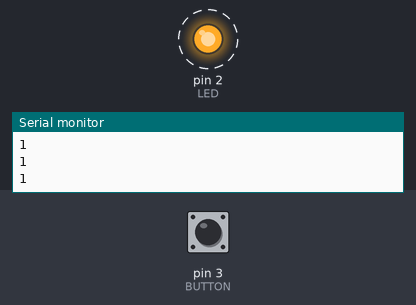
Simulated run of this sketch. Board: Arduino Uno, built with avr-gcc and run on an emulated ATmega328P. Parts: output pins drawn as LEDs (lit = HIGH), the last lines printed to the serial monitor. Dashed ring = blinking. The inputs (shaded band) are chosen by the test bench; at power-on: pin 3 (BUTTON) HIGH.

Above: at 1.25 s.
1.3 s: pin 3 (BUTTON) pulled LOW for 3.2 s
At 2.0 s:
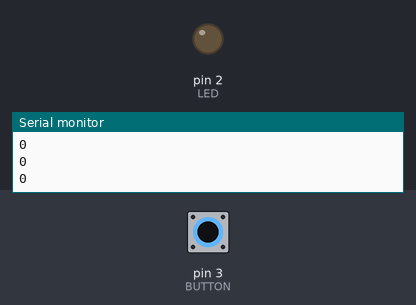
At 4.55 s:
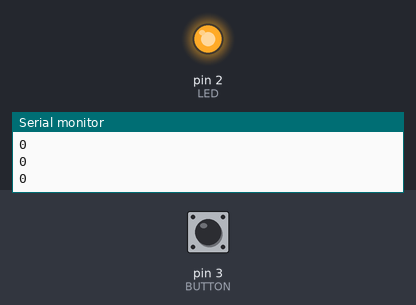
Timing chart, 0 to 12.2 s (numbered marks = the images above; inputs shaded):
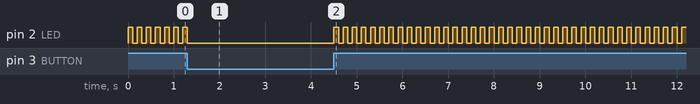

Measured:
- by itself, pin 2 (LED): repeats every 0.20 s: HIGH 0.10 s, LOW 0.10 s

The sketch:

Assignement_2.1.ino
```cpp
#define LED 2
#define BUTTON 3

int buttonState = 0;

void pause(int ms) {
  uint32_t start = millis();
  while(millis() - start < ms)
  ;
}

void setup() {
  Serial.begin(9600);

  pinMode(LED,OUTPUT);
  pinMode(BUTTON, INPUT);
}

void loop() {
  buttonState = digitalRead(BUTTON);
  Serial.println(buttonState);

  //if button is pressed
  if (buttonState == LOW) {
    digitalWrite(LED, LOW);
  } else {
    digitalWrite(LED, HIGH);
    pause(100);
    digitalWrite(LED, LOW);
    pause(100);
  }

}
```
